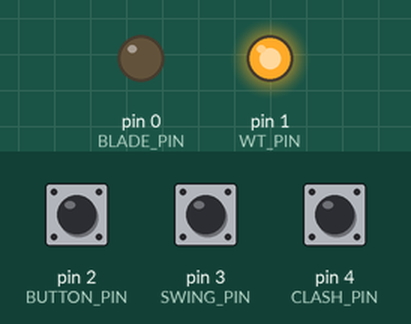
This sketch was run on a simulated Arduino Uno, built with avr-gcc and run on an emulated ATmega328P. Shown: output pins drawn as LEDs (lit = HIGH). The inputs (shaded band) are chosen by the test bench; at power-on: pin 2 (BUTTON_PIN) HIGH, pin 3 (SWING_PIN) HIGH, pin 4 (CLASH_PIN) HIGH.

Above: at 1.2 s.
1.3 s: pin 2 (BUTTON_PIN) pulled LOW for 0.15 s
At 2.8 s:
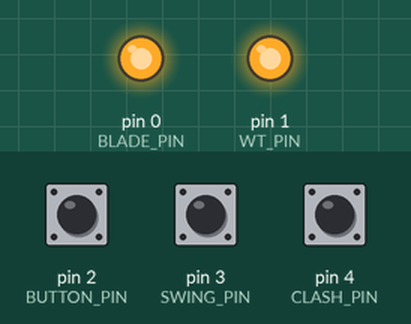
4.4 s: pin 3 (SWING_PIN) pulled LOW for 1 s
7.4 s: pin 4 (CLASH_PIN) pulled LOW for 0.15 s
10.4 s: pin 2 (BUTTON_PIN) pulled LOW for 1 s
At 11.2 s:
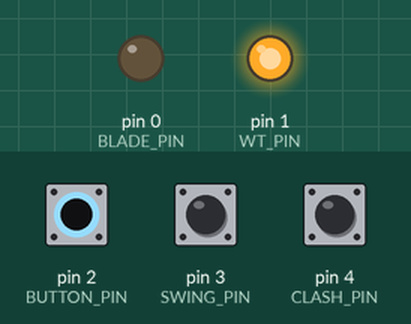
13.4 s: pin 2 (BUTTON_PIN) pulled LOW for 3.2 s
At 17.3 s:
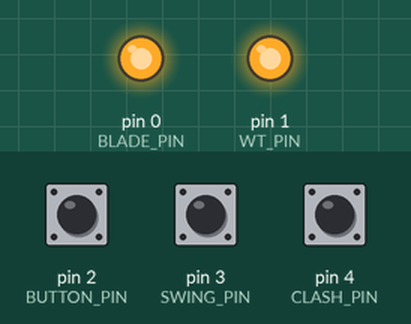
18.2 s: pin 4 (CLASH_PIN) pulled LOW for 1 s
Timing chart, 0 to 21.2 s (numbered marks = the images above; inputs shaded):
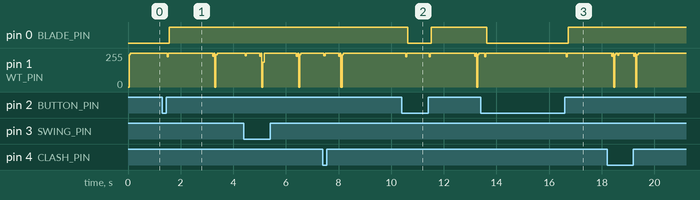

The sketch:

ATTiny_Basic_Soundboard.ino
```cpp
/*
 Name:		ATTiny_Basic_Soundboard.ino
 Created:	03.06.2016 17:31:42
 Author:	DrMullings
*/

#include <avr/sleep.h>
#include <avr/power.h>

/*******************************************************************************
* Pin definitions
*******************************************************************************/

#define SWING_PIN 3		//physical 2
#define CLASH_PIN 4		//physical 3
#define BLADE_PIN 0		//physical 5
#define WT_PIN 1		//physical 6
#define BUTTON_PIN 2	//physical 7

/*******************************************************************************
* WT Command definitions
*******************************************************************************/

#define WT588D_LOOP_START		0xF2
#define WT588D_LOOP_STOP		0xFE
//#define WT588D_IOEXT_ON         0xF5
//#define WT588D_IOEXT_OFF        0xF6
#define WT588D_VOL_MIN		    0xE0
#define WT588D_VOL_MAX		    0xE7

#define SABER_ON 	0
#define SABER_OFF 	1
#define HUM_IDLE 	2
#define SWING_0		3
#define SWING_1 	4
#define SWING_2		5
#define SWING_3		6
#define SWING_4		7
#define SWING_5		8
#define SWING_6		9
#define SWING_7		10
#define CLASH_0		11
#define CLASH_1		12
#define CLASH_2		13

boolean saberIsOn = false;
boolean buttonPressed = false;

int swingArray[8][8] = { {3,507},{4,641},{5,983},{6,2028},{7,542},{8,580},{9,1230},{10,539} };
int clashArray[3][3] = { {11,690},{12,542},{13,580} };

// the setup function runs once when you press reset or power the board
void setup() {

	pinMode(SWING_PIN, INPUT_PULLUP);
	pinMode(CLASH_PIN, INPUT_PULLUP);
	pinMode(BUTTON_PIN, INPUT_PULLUP);

	digitalWrite(BUTTON_PIN, HIGH);

	pinMode(WT_PIN, OUTPUT);

	pinMode(BLADE_PIN, OUTPUT);
	digitalWrite(BLADE_PIN, LOW);

	saberIsOn = false;

	WT_Send_Command(WT588D_VOL_MAX);

	attachInterrupt(0, do_button, RISING);

	//set_sleep_mode(SLEEP_MODE_PWR_SAVE);  //festlegen des Schlafmoduses
	//sleep_enable();  //ermoeglichen der angegebenen Schlaffunktion

}

// the loop function runs over and over again until power down or reset
void loop() {

	if (buttonPressed)
	{
		buttonPressed = false;

		if (saberIsOn)
		{
			saberIsOn = false;
			//turn off
			WT_Send_Command(SABER_OFF);
			delay(100);
			for (int i = 255; i >= 0; i--)
			{
				analogWrite(BLADE_PIN, i);
			}
			//sleep_mode();
		}
		else
		{
			saberIsOn = true;
			//turn on
			//sleep_disable();
			//power_all_enable();
			WT_Send_Command(SABER_ON);
			delay(100);
			for (int i = 0; i < 255; i++)
			{
				analogWrite(BLADE_PIN, i);
			}
			delay(1600);
			WT_Send_Command(HUM_IDLE);
			delay(100);
			WT_Send_Command(WT588D_LOOP_START);
			delay(100);
		}

		attachInterrupt(0, do_button, RISING);
	}

	if (!saberIsOn)
	{
		//sleep sweet summer child
		//sleep_mode();
	}
	else
	{
		if (digitalRead(BUTTON_PIN) == LOW)
		{
			do_button();
			delay(100);
		}

		if (digitalRead(CLASH_PIN) == LOW)
		{
			long playNmb = millis() % 3;
			WT_Send_Command(clashArray[playNmb][0]);
			delay(clashArray[playNmb][1]);

			WT_Send_Command(HUM_IDLE);
			delay(100);
			WT_Send_Command(WT588D_LOOP_START);
		}

		if (digitalRead(SWING_PIN) == LOW)
		{
			long playNmb = millis() % 8;
			WT_Send_Command(swingArray[playNmb][0]);
			delay(swingArray[playNmb][1]);

			WT_Send_Command(HUM_IDLE);
			delay(100);
			WT_Send_Command(WT588D_LOOP_START);
		}


	}
}

void do_button()
{
	buttonPressed = true;
	detachInterrupt(0);
}


void WT_Send_Command(byte addr) {
	digitalWrite(WT_PIN, LOW);
	delay(5);

	for (int i = 0; i < 8; i++) {
		digitalWrite(WT_PIN, HIGH);
		if (bitRead(addr, i)) {
			delayMicroseconds(600);
			digitalWrite(WT_PIN, LOW);
			delayMicroseconds(200);
		}
		else {
			delayMicroseconds(200);
			digitalWrite(WT_PIN, LOW);
			delayMicroseconds(600);
		}
	}

	digitalWrite(WT_PIN, HIGH);
	delay(10);
}
```

Measured:
- after the input at 1.3 s, pin 0 (BLADE_PIN): LOW → HIGH after 0.27 s
- after the input at 10.4 s, pin 0 (BLADE_PIN): HIGH → LOW after 0.22 s, → HIGH 0.90 s later
- after the input at 13.4 s, pin 0 (BLADE_PIN): HIGH → LOW after 0.22 s, → HIGH 3.1 s later; pin 1 (WT_PIN): alternates 255/255 for 3.1 s and 228/255 for 0.04 s, starting after 0.15 s
